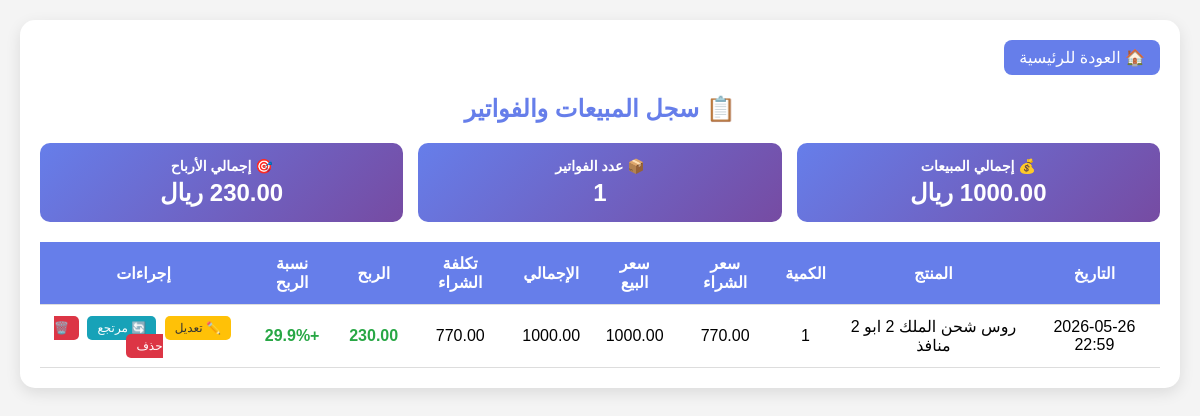
The page /sales_list (signed in) on the database its author committed.
### tables this page shows
CREATE TABLE invoices (
                id INTEGER PRIMARY KEY AUTOINCREMENT,
                date TEXT NOT NULL,
                item_id INTEGER,
                quantity_sold INTEGER,
                selling_price REAL,
                total REAL,
                FOREIGN KEY (item_id) REFERENCES items (id)
            );

CREATE TABLE items (
                id INTEGER PRIMARY KEY AUTOINCREMENT,
                name TEXT NOT NULL,
                purchase_price REAL NOT NULL,
                min_selling_price REAL NOT NULL,
                max_selling_price REAL NOT NULL,
                avg_selling_price REAL NOT NULL,
                current_price REAL NOT NULL,
                quantity INTEGER NOT NULL
            );

### app.py (the view)
@app.route('/sales_list')
def sales_list():
    if 'user' not in session:
        return redirect(url_for('login'))
    db = get_db()
    sales = db.execute('''
        SELECT
            invoices.*,
            items.name as item_name,
            items.purchase_price,
            (invoices.quantity_sold * items.purchase_price) as total_cost,
            (invoices.total - (invoices.quantity_sold * items.purchase_price)) as profit,
            CASE
                WHEN (invoices.quantity_sold * items.purchase_price) > 0
                THEN ((invoices.total - (invoices.quantity_sold * items.purchase_price)) * 100.0 / (invoices.quantity_sold * items.purchase_price))
                ELSE 0
            END as profit_percent
        FROM invoices
        LEFT JOIN items ON invoices.item_id = items.id
        ORDER BY invoices.date DESC
    ''').fetchall()
    return render_template('sales_list.html', sales=sales)

### app.py (called while the page is built)
def get_db():
    conn = sqlite3.connect(DB_NAME)
    conn.row_factory = sqlite3.Row
    return conn

### templates/sales_list.html (shortened to what this page needs)
<!DOCTYPE html>
<html dir="rtl">
<head>
</head>
<body>
    <div class="container">
        <a href="/dashboard" class="back-btn">🏠 العودة للرئيسية</a>
        <h2>📋 سجل المبيعات والفواتير</h2>
        {% if sales %}
        <div class="summary">
            <div class="summary-card">
                <h4>💰 إجمالي المبيعات</h4>
                <div class="value">{{ "%.2f"|format(total_sales.value) }} ريال</div>
            </div>
            <div class="summary-card">
                <h4>📦 عدد الفواتير</h4>
                <div class="value">{{ sales|length }}</div>
            </div>
            <div class="summary-card">
                <h4>🎯 إجمالي الأرباح</h4>
                <div class="value">{{ "%.2f"|format(total_profit.value) }} ريال</div>
            </div>
        </div>
        {% endif %}
        <div style="overflow-x: auto;">
            <table>
                <thead>
                    <tr>
                        <th>التاريخ</th>
                        <th>المنتج</th>
                        <th>الكمية</th>
                        <th>سعر الشراء</th>
                        <th>سعر البيع</th>
                        <th>الإجمالي</th>
                        <th>تكلفة الشراء</th>
                        <th>الربح</th>
                        <th>نسبة الربح</th>
                        <th>إجراءات</th>
                    </tr>
                </thead>
                <tbody>
                    {% for sale in sales %}
                    <tr>
                        <td>{{ sale.date[:16] }}</td>
                        <td>{{ sale.item_name or 'منتج محذوف' }}</td>
                        <td>{{ sale.quantity_sold }}</td>
                        <td>{{ "%.2f"|format(sale.purchase_price or 0) }}</td>
                        <td>{{ "%.2f"|format(sale.selling_price) }}</td>
                        <td>{{ "%.2f"|format(sale.total) }}</td>
                        <td>{{ "%.2f"|format(sale.total_cost or 0) }}</td>
                        <td class="{% if sale.profit > 0 %}profit-positive{% else %}profit-negative{% endif %}">
                            {{ "%.2f"|format(sale.profit or 0) }}
                        </td>
                        <td class="{% if sale.profit_percent > 0 %}profit-positive{% else %}profit-negative{% endif %}">
                            {% if sale.profit_percent > 0 %}+{% endif %}{{ "%.1f"|format(sale.profit_percent or 0) }}%
                        </td>
                        <td>
                            <a href="/edit_sale/{{ sale.id }}" class="edit-btn">✏️ تعديل</a>
                            <a href="/return_sale/{{ sale.id }}" class="return-btn">🔄 مرتجع</a>
                            <a href="/delete_sale/{{ sale.id }}" class="delete-btn" onclick="return confirm('هل أنت متأكد من حذف هذه الفاتورة؟')">🗑️ حذف</a>
                        </td>
                    </tr>
                    {% endfor %}
                </tbody>
            </table>
        </div>
    </div>
</body>
</html>

### templates/sales_list.html (style rules this page uses)
* { margin: 0; padding: 0; box-sizing: border-box; }
body { font-family: 'Tahoma', Arial, sans-serif; background: #f4f4f4; padding: 20px; }
.container { max-width: 1400px; margin: 0 auto; background: white; padding: 20px; border-radius: 15px; box-shadow: 0 5px 15px rgba(0,0,0,0.1); }
h2 { color: #667eea; margin-bottom: 20px; text-align: center; }
.back-btn { display: inline-block; margin-bottom: 20px; padding: 8px 15px; background: #667eea; color: white; text-decoration: none; border-radius: 8px; }
.summary { display: grid; grid-template-columns: repeat(auto-fit, minmax(200px, 1fr)); gap: 15px; margin-bottom: 20px; }
.summary-card { background: linear-gradient(135deg, #667eea 0%, #764ba2 100%); color: white; padding: 15px; border-radius: 10px; text-align: center; }
.summary-card h4 { font-size: 14px; margin-bottom: 5px; }
.summary-card .value { font-size: 24px; font-weight: bold; }
table { width: 100%; border-collapse: collapse; }
th, td { padding: 12px; text-align: center; border-bottom: 1px solid #ddd; }
th { background: #667eea; color: white; }
.edit-btn, .return-btn, .delete-btn { padding: 5px 10px; border-radius: 5px; text-decoration: none; font-size: 12px; margin: 0 2px; }
.edit-btn { background: #ffc107; color: #333; }
.return-btn { background: #17a2b8; color: white; }
.delete-btn { background: #dc3545; color: white; }
.profit-positive { color: #28a745; font-weight: bold; }

### rows shown on the page
invoices: date "2026-05-26 22:59", name "روس شحن الملك 2 ابو 2 منافذ", quantity_sold "1", selling_price "1000.00", total "1000.00", total_cost "770.00", profit "230.00", profit_percent "29.9"
items: purchase_price "770.00"

### other values the page prints
{{ sales|length }} "1"
